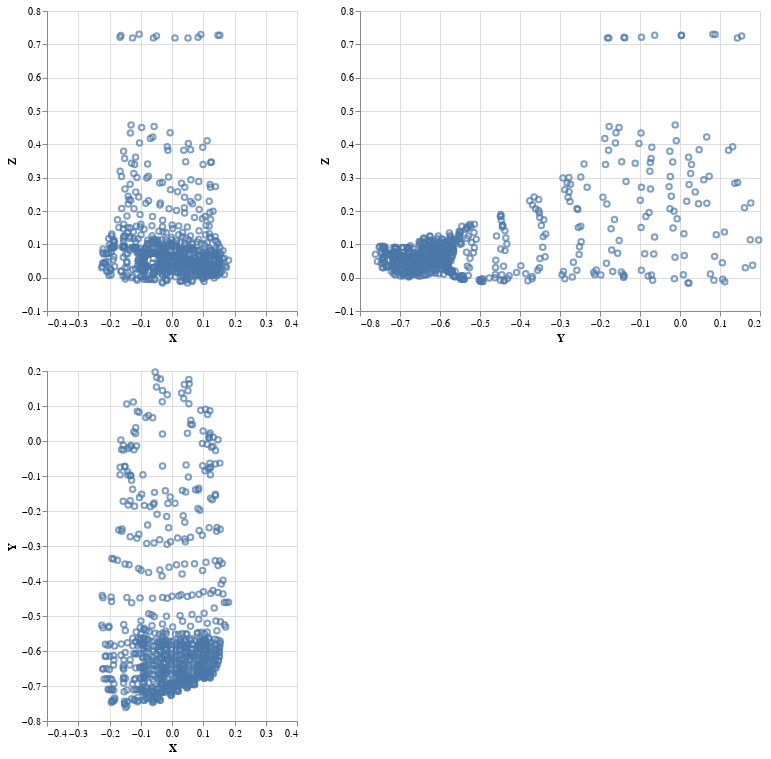

The notebook cell saved with this chart:
### Code cell
vertex_point = (xz_point | yz_point) & xy_point
vertex_point

### Figure 1 — Vega specification as saved in the notebook (floating-point values rounded to 4 significant figures; data arrays with more than 128 entries replaced by an {"elided": "..."} marker saying what was removed)
{"$schema": "https://vega.github.io/schema/vega/v5.json", "data": [{"name": "source_0"}, {"name": "data_0", "values": {"elided": "800 records"}}, {"name": "data_1", "values": {"elided": "800 records"}}, {"name": "data_2", "values": {"elided": "800 records"}}], "signals": [{"name": "concat_0_height", "value": 300}, {"name": "concat_0_concat_0_width", "value": 250}, {"name": "concat_0_concat_1_width", "value": 400}, {"name": "concat_1_width", "value": 250}, {"name": "concat_1_height", "value": 350}], "marks": [{"type": "group", "name": "concat_0_group", "marks": [{"type": "group", "name": "concat_0_concat_0_group", "encode": {"update": {"height": {"signal": "concat_0_height"}, "width": {"signal": "concat_0_concat_0_width"}}}, "marks": [{"type": "symbol", "name": "concat_0_concat_0_marks", "from": {"data": "data_0"}, "encode": {"update": {"opacity": {"value": 0.7}, "stroke": {"value": "#4c78a8"}, "y": {"field": "Z", "scale": "concat_0_concat_0_y"}, "fill": {"value": "transparent"}, "x": {"field": "X", "scale": "concat_0_concat_0_x"}}}, "style": ["point"]}], "axes": [{"scale": "concat_0_concat_0_x", "minExtent": 0, "zindex": 0, "domain": false, "ticks": false, "maxExtent": 0, "aria": false, "tickCount": {"signal": "ceil(concat_0_concat_0_width/40)"}, "gridScale": "concat_0_concat_0_y", "orient": "bottom", "grid": true, "labels": false}, {"scale": "concat_0_concat_0_y", "labels": false, "maxExtent": 0, "orient": "left", "gridScale": "concat_0_concat_0_x", "grid": true, "domain": false, "tickCount": {"signal": "ceil(concat_0_height/40)"}, "zindex": 0, "aria": false, "minExtent": 0, "ticks": false}, {"scale": "concat_0_concat_0_x", "labelOverlap": true, "grid": false, "orient": "bottom", "tickCount": {"signal": "ceil(concat_0_concat_0_width/40)"}, "title": "X", "zindex": 0, "labelFlush": true}, {"scale": "concat_0_concat_0_y", "tickCount": {"signal": "ceil(concat_0_height/40)"}, "grid": false, "title": "Z", "orient": "left", "labelOverlap": true, "zindex": 0}], "style": "cell"}, {"type": "group", "name": "concat_0_concat_1_group", "encode": {"update": {"height": {"signal": "concat_0_height"}, "width": {"signal": "concat_0_concat_1_width"}}}, "marks": [{"type": "symbol", "name": "concat_0_concat_1_marks", "from": {"data": "data_1"}, "encode": {"update": {"opacity": {"value": 0.7}, "stroke": {"value": "#4c78a8"}, "fill": {"value": "transparent"}, "y": {"field": "Z", "scale": "concat_0_concat_1_y"}, "x": {"field": "Y", "scale": "concat_0_concat_1_x"}}}, "style": ["point"]}], "axes": [{"scale": "concat_0_concat_1_x", "orient": "bottom", "gridScale": "concat_0_concat_1_y", "tickCount": {"signal": "ceil(concat_0_concat_1_width/40)"}, "minExtent": 0, "labels": false, "ticks": false, "grid": true, "zindex": 0, "maxExtent": 0, "domain": false, "aria": false}, {"scale": "concat_0_concat_1_y", "tickCount": {"signal": "ceil(concat_0_height/40)"}, "domain": false, "labels": false, "maxExtent": 0, "minExtent": 0, "grid": true, "ticks": false, "zindex": 0, "orient": "left", "aria": false, "gridScale": "concat_0_concat_1_x"}, {"scale": "concat_0_concat_1_x", "tickCount": {"signal": "ceil(concat_0_concat_1_width/40)"}, "grid": false, "labelFlush": true, "labelOverlap": true, "title": "Y", "orient": "bottom", "zindex": 0}, {"scale": "concat_0_concat_1_y", "labelOverlap": true, "orient": "left", "zindex": 0, "title": "Z", "grid": false, "tickCount": {"signal": "ceil(concat_0_height/40)"}}], "style": "cell"}], "layout": {"padding": 20, "bounds": "full", "align": "each"}}, {"type": "group", "name": "concat_1_group", "encode": {"update": {"height": {"signal": "concat_1_height"}, "width": {"signal": "concat_1_width"}}}, "marks": [{"type": "symbol", "name": "concat_1_marks", "from": {"data": "data_2"}, "encode": {"update": {"y": {"field": "Y", "scale": "concat_1_y"}, "stroke": {"value": "#4c78a8"}, "x": {"field": "X", "scale": "concat_1_x"}, "fill": {"value": "transparent"}, "opacity": {"value": 0.7}}}, "style": ["point"]}], "axes": [{"scale": "concat_1_x", "domain": false, "gridScale": "concat_1_y", "tickCount": {"signal": "ceil(concat_1_width/40)"}, "labels": false, "aria": false, "maxExtent": 0, "grid": true, "zindex": 0, "ticks": false, "orient": "bottom", "minExtent": 0}, {"scale": "concat_1_y", "maxExtent": 0, "minExtent": 0, "ticks": false, "zindex": 0, "aria": false, "gridScale": "concat_1_x", "tickCount": {"signal": "ceil(concat_1_height/40)"}, "labels": false, "orient": "left", "grid": true, "domain": false}, {"scale": "concat_1_x", "grid": false, "labelFlush": true, "orient": "bottom", "title": "X", "labelOverlap": true, "tickCount": {"signal": "ceil(concat_1_width/40)"}, "zindex": 0}, {"scale": "concat_1_y", "zindex": 0, "labelOverlap": true, "grid": false, "title": "Y", "orient": "left", "tickCount": {"signal": "ceil(concat_1_height/40)"}}], "style": "cell"}], "scales": [{"name": "concat_0_concat_0_x", "type": "linear", "domain": [-0.4, 0.4], "range": [0, {"signal": "concat_0_concat_0_width"}], "zero": true}, {"name": "concat_0_concat_0_y", "type": "linear", "domain": [-0.1, 0.8], "range": [{"signal": "concat_0_height"}, 0], "zero": true}, {"name": "concat_0_concat_1_x", "type": "linear", "domain": [-0.8, 0.2], "range": [0, {"signal": "concat_0_concat_1_width"}], "zero": true}, {"name": "concat_0_concat_1_y", "type": "linear", "domain": [-0.1, 0.8], "range": [{"signal": "concat_0_height"}, 0], "zero": true}, {"name": "concat_1_x", "type": "linear", "domain": [-0.4, 0.4], "range": [0, {"signal": "concat_1_width"}], "zero": true}, {"name": "concat_1_y", "type": "linear", "domain": [-0.8, 0.2], "range": [{"signal": "concat_1_height"}, 0], "zero": true}], "layout": {"padding": 20, "columns": 1, "bounds": "full", "align": "each"}, "background": "white", "padding": 5}
